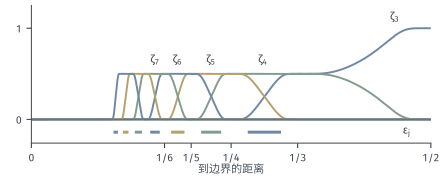

This chart was generated by the following Python code:
from pathlib import Path
import sys
ROOT = next(p for p in Path(__file__).resolve().parents if (p/"build.sh").is_file() and (p/"tex/book.tex").is_file())
sys.path.insert(0, str(ROOT/"figures/00-shared/mathematical-preliminaries-upper/00-shared/comprehension-figures"))
from support import figure, save, BLUE, GREEN, YELLOW, RED, PURPLE, INK, MUTED, GRID, BLUE_FILL, GREEN_FILL, YELLOW_FILL, RED_FILL, PURPLE_FILL
import numpy as np
def panel_labels(fig, axes, y=.02):
    for ax, s in zip(axes, "(a) (b) (c) (d)".split()):
        q = ax.get_position(); fig.text((q.x0+q.x1)/2, y, s, ha="center", va="bottom")

# Omega=(0,1), t=dist(x,boundary). eta_j rises on [1/(j+1),1/j], falls on [1/(j-1),1/(j-2)]; zeta_j=eta_j/S. Plotted on (0,1/2].
def sm(s):
    s = np.clip(s, 0, 1); out = np.zeros_like(s)
    i = (s > 0) & (s < 1); a = np.exp(-1/s[i]); b = np.exp(-1/(1-s[i])); out[i] = a/(a+b); out[s >= 1] = 1
    return out
def eta(j, t):
    up = sm((t-1/(j+1))/(1/j-1/(j+1)))
    down = 1-sm((t-1/(j-1))/(1/(j-2)-1/(j-1))) if j > 3 else 1+0*t
    return up*down
x = np.linspace(.002, .5, 4000); J = range(3, 700)
S = sum(eta(j, x) for j in J)
fig, ax = figure(width_mm=112, height_mm=46)
fig.set_layout_engine(None); fig.subplots_adjust(left=.07, right=.98, top=.97, bottom=.21)
cols = [BLUE, GREEN, YELLOW]
for j, c in zip(range(3, 10), cols*3):
    ax.plot(x, eta(j, x)/S, color=c, lw=1.4)
ax.axhline(0, color=MUTED, lw=.85)
for j, xp, yp in [(3, .455, 1.09), (4, .29, .62), (5, .225, .62), (6, .183, .62), (7, .155, .62)]:
    ax.text(xp, yp, f'$\\zeta_{j}$', ha='center')
for j, c in zip(range(3, 10), cols*3):
    e = (1/j-1/(j+1))/2; m = (1/j+1/(j+1))/2
    ax.plot([m-e/2, m+e/2], [-.14, -.14], color=c, lw=2.2, solid_capstyle='butt')
ax.text(.47, -.14, r'$\varepsilon_j$', ha='center', va='center')
ax.set_xlim(0, .5); ax.set_ylim(-.26, 1.25); ax.set_yticks([0, 1])
ax.set_xticks([1/j for j in (2, 3, 4, 5, 6)]+[0]); ax.set_xticklabels(['1/2', '1/3', '1/4', '1/5', '1/6', '0'])
ax.set_xlabel('到边界的距离', labelpad=0)
save(fig, Path(__file__).resolve().parent, 'figure', {'formula': 'partition of unity zeta_j=eta_j/sum eta on (0,1/2]'})
